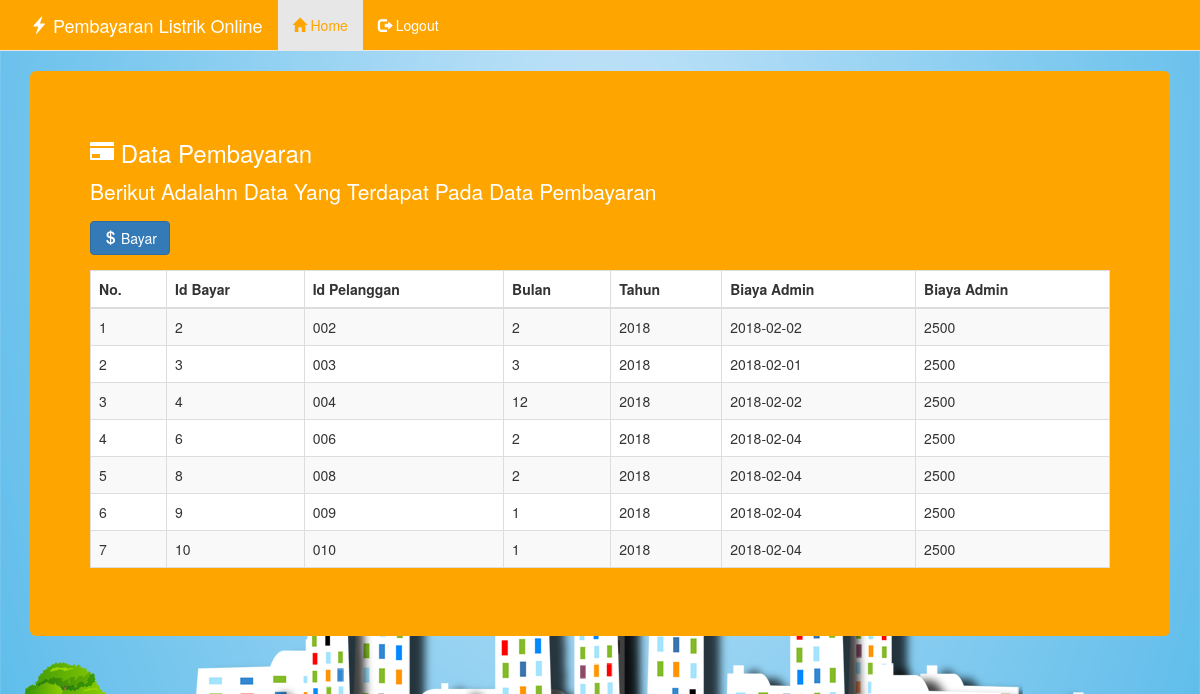
Page /index.php/pembayaran/tampil on the committed database.
### tables this page shows
CREATE TABLE `pembayaran` (
  `idbayar` int(11) NOT NULL,
  `idpelanggan` char(11) NOT NULL,
  `bulan` tinyint(4) NOT NULL,
  `tahun` year(4) NOT NULL,
  `tanggalbayar` date NOT NULL,
  `biayaadmin` mediumint(9) NOT NULL
);

### application/views/Home.php (called while the page is built)
<?php
  $this->load->view('menu_main');
?>

### application/controllers/Pembayaran.php (called while the page is built, shortened)
<?php
class Pembayaran extends CI_controller{
	public function __construct(){
		$this->load->model('M_pembayaran');
		$this->load->model('M_penggunaan');
	}
	function tampil(){
		$data['daftar_pembayaran']=$this->M_pembayaran->tampil_data();
		$data['page']='pembayaran/tampil';
		$this->load->view('Home',$data);
	}
}
?>

### index.php (called while the page is built, shortened)
<?php
require_once BASEPATH.'core/CodeIgniter.php';

### application/models/M_pembayaran.php (called while the page is built, shortened)
<?php
class M_pembayaran extends CI_model{
	var $pembayaran='pembayaran';
	function tampil_data(){
		$sql_pembayaran=$this->db->get($this->pembayaran);
		if($sql_pembayaran->num_rows()>0){
			return $sql_pembayaran->result_array();
		}
	}
}
?>

### application/views/pembayaran/tampil.php (the view)
<h3 style="color: white"><span class="glyphicon glyphicon-credit-card"></span> Data Pembayaran</h3>
<p style="color: white">Berikut Adalahn Data Yang Terdapat Pada Data Pembayaran</p>
   <a class="btn btn-primary" href="<?php echo base_url();?>index.php/pembayaran/tambah"><span class="glyphicon glyphicon-usd"></span> Bayar</a><p></p>
<div class="table-responsive">
	<table style="background-color: white" class="table table-bordered table table-striped">
		<thead>
			<tr>
				<th>No.</th>
				<th>Id Bayar</th>
				<th>Id Pelanggan</th>
				<th>Bulan</th>
				<th>Tahun</th>
				<th>Biaya Admin</th>
				<th>Biaya Admin</th>
			</tr>
		</thead>
		<?php
			if(isset($daftar_pembayaran)){
				$no=null;
				foreach($daftar_pembayaran as $baris_data){
					$no++;
					echo'
					<tr>
						<td>'.$no.'</td>
						<td>'.$baris_data['idbayar'].'</td>
						<td>'.$baris_data['idpelanggan'].'</td>
						<td>'.$baris_data['bulan'].'</td>
						<td>'.$baris_data['tahun'].'</td>
						<td>'.$baris_data['tanggalbayar'].'</td>
						<td>'.$baris_data['biayaadmin'].'</td>
					</tr>
					';
				}
			}
		?>
	</table>
</div>

### rows in the picture
pembayaran: idbayar "2", idpelanggan "002", bulan "2", tahun "2018", tanggalbayar "2018-02-02", biayaadmin "2500"
pembayaran: idbayar "3", idpelanggan "003", bulan "3", tahun "2018", tanggalbayar "2018-02-01", biayaadmin "2500"
pembayaran: idbayar "4", idpelanggan "004", bulan "12", tahun "2018", tanggalbayar "2018-02-02", biayaadmin "2500"
pembayaran: idbayar "6", idpelanggan "006", bulan "2", tahun "2018", tanggalbayar "2018-02-04", biayaadmin "2500"
pembayaran: idbayar "8", idpelanggan "008", bulan "2", tahun "2018", tanggalbayar "2018-02-04", biayaadmin "2500"
pembayaran: idbayar "9", idpelanggan "009", bulan "1", tahun "2018", tanggalbayar "2018-02-04", biayaadmin "2500"
pembayaran: idbayar "10", idpelanggan "010", bulan "1", tahun "2018", tanggalbayar "2018-02-04", biayaadmin "2500"
